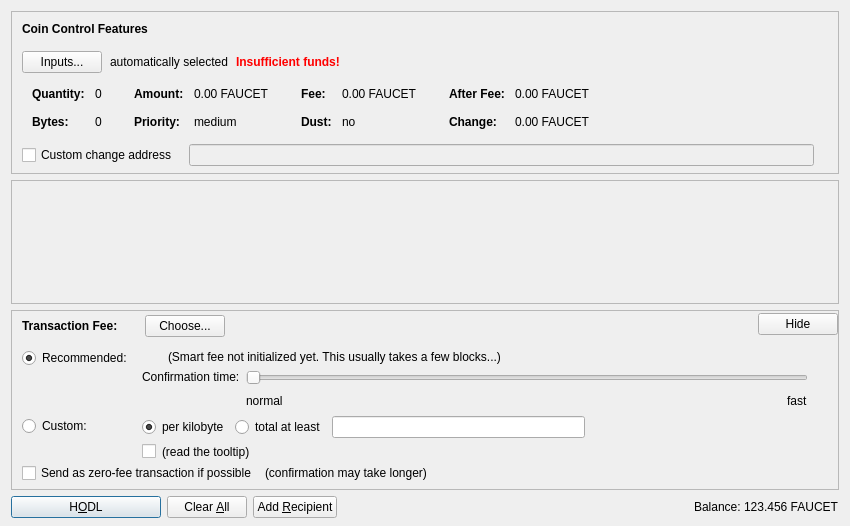
<?xml version="1.0" encoding="UTF-8"?>
<ui version="4.0">
 <class>DepositCoinsDialog</class>
 <widget class="QDialog" name="DepositCoinsDialog">
  <property name="enabled">
   <bool>true</bool>
  </property>
  <property name="geometry">
   <rect>
    <x>0</x>
    <y>0</y>
    <width>850</width>
    <height>526</height>
   </rect>
  </property>
  <property name="windowTitle">
   <string>Deposit Coins</string>
  </property>
  <layout class="QVBoxLayout" name="verticalLayout" stretch="0,1,0,0">
   <property name="bottomMargin">
    <number>8</number>
   </property>
   <item>
    <widget class="QFrame" name="frameCoinControl">
     <property name="sizePolicy">
      <sizepolicy hsizetype="Expanding" vsizetype="Expanding">
       <horstretch>0</horstretch>
       <verstretch>0</verstretch>
      </sizepolicy>
     </property>
     <property name="maximumSize">
      <size>
       <width>16777215</width>
       <height>16777215</height>
      </size>
     </property>
     <property name="frameShape">
      <enum>QFrame::StyledPanel</enum>
     </property>
     <property name="frameShadow">
      <enum>QFrame::Sunken</enum>
     </property>
     <layout class="QVBoxLayout" name="verticalLayoutCoinControl2">
      <property name="spacing">
       <number>0</number>
      </property>
      <property name="leftMargin">
       <number>0</number>
      </property>
      <property name="topMargin">
       <number>0</number>
      </property>
      <property name="rightMargin">
       <number>0</number>
      </property>
      <property name="bottomMargin">
       <number>6</number>
      </property>
      <item>
       <layout class="QVBoxLayout" name="verticalLayoutCoinControl" stretch="0,0,0,0,1">
        <property name="spacing">
         <number>0</number>
        </property>
        <property name="leftMargin">
         <number>10</number>
        </property>
        <property name="topMargin">
         <number>10</number>
        </property>
        <item>
         <layout class="QHBoxLayout" name="horizontalLayoutCoinControl1">
          <property name="bottomMargin">
           <number>15</number>
          </property>
          <item>
           <widget class="QLabel" name="labelCoinControlFeatures">
            <property name="sizePolicy">
             <sizepolicy hsizetype="Preferred" vsizetype="Maximum">
              <horstretch>0</horstretch>
              <verstretch>0</verstretch>
             </sizepolicy>
            </property>
            <property name="font">
             <font>
              <weight>75</weight>
              <bold>true</bold>
             </font>
            </property>
            <property name="styleSheet">
             <string notr="true">font-weight:bold;</string>
            </property>
            <property name="text">
             <string>Coin Control Features</string>
            </property>
           </widget>
          </item>
         </layout>
        </item>
        <item>
         <layout class="QHBoxLayout" name="horizontalLayoutCoinControl2" stretch="0,0,0,0">
          <property name="spacing">
           <number>8</number>
          </property>
          <property name="bottomMargin">
           <number>10</number>
          </property>
          <item>
           <widget class="QPushButton" name="pushButtonCoinControl">
            <property name="styleSheet">
             <string notr="true"/>
            </property>
            <property name="text">
             <string>Inputs...</string>
            </property>
            <property name="autoDefault">
             <bool>false</bool>
            </property>
           </widget>
          </item>
          <item>
           <widget class="QLabel" name="labelCoinControlAutomaticallySelected">
            <property name="text">
             <string>automatically selected</string>
            </property>
            <property name="margin">
             <number>5</number>
            </property>
           </widget>
          </item>
          <item>
           <widget class="QLabel" name="labelCoinControlInsuffFunds">
            <property name="font">
             <font>
              <weight>75</weight>
              <bold>true</bold>
             </font>
            </property>
            <property name="styleSheet">
             <string notr="true">color:red;font-weight:bold;</string>
            </property>
            <property name="text">
             <string>Insufficient funds!</string>
            </property>
            <property name="margin">
             <number>5</number>
            </property>
           </widget>
          </item>
          <item>
           <spacer name="horizontalSpacerCoinControl">
            <property name="orientation">
             <enum>Qt::Horizontal</enum>
            </property>
            <property name="sizeHint" stdset="0">
             <size>
              <width>40</width>
              <height>1</height>
             </size>
            </property>
           </spacer>
          </item>
         </layout>
        </item>
        <item>
         <widget class="QWidget" name="widgetCoinControl" native="true">
          <property name="sizePolicy">
           <sizepolicy hsizetype="Preferred" vsizetype="Preferred">
            <horstretch>0</horstretch>
            <verstretch>0</verstretch>
           </sizepolicy>
          </property>
          <property name="minimumSize">
           <size>
            <width>0</width>
            <height>0</height>
           </size>
          </property>
          <property name="styleSheet">
           <string notr="true"/>
          </property>
          <layout class="QHBoxLayout" name="horizontalLayoutCoinControl5">
           <property name="leftMargin">
            <number>0</number>
           </property>
           <property name="topMargin">
            <number>0</number>
           </property>
           <property name="rightMargin">
            <number>0</number>
           </property>
           <property name="bottomMargin">
            <number>0</number>
           </property>
           <item>
            <layout class="QHBoxLayout" name="horizontalLayoutCoinControl3" stretch="0,0,0,1">
             <property name="spacing">
              <number>20</number>
             </property>
             <property name="topMargin">
              <number>0</number>
             </property>
             <property name="bottomMargin">
              <number>10</number>
             </property>
             <item>
              <layout class="QFormLayout" name="formLayoutCoinControl1">
               <property name="horizontalSpacing">
                <number>10</number>
               </property>
               <property name="verticalSpacing">
                <number>14</number>
               </property>
               <property name="leftMargin">
                <number>10</number>
               </property>
               <property name="topMargin">
                <number>4</number>
               </property>
               <property name="rightMargin">
                <number>6</number>
               </property>
               <item row="0" column="0">
                <widget class="QLabel" name="labelCoinControlQuantityText">
                 <property name="font">
                  <font>
                   <weight>75</weight>
                   <bold>true</bold>
                  </font>
                 </property>
                 <property name="text">
                  <string>Quantity:</string>
                 </property>
                 <property name="margin">
                  <number>0</number>
                 </property>
                </widget>
               </item>
               <item row="0" column="1">
                <widget class="QLabel" name="labelCoinControlQuantity">
                 <property name="cursor">
                  <cursorShape>IBeamCursor</cursorShape>
                 </property>
                 <property name="contextMenuPolicy">
                  <enum>Qt::ActionsContextMenu</enum>
                 </property>
                 <property name="text">
                  <string notr="true">0</string>
                 </property>
                 <property name="margin">
                  <number>0</number>
                 </property>
                 <property name="textInteractionFlags">
                  <set>Qt::LinksAccessibleByMouse|Qt::TextSelectableByKeyboard|Qt::TextSelectableByMouse</set>
                 </property>
                </widget>
               </item>
               <item row="1" column="0">
                <widget class="QLabel" name="labelCoinControlBytesText">
                 <property name="font">
                  <font>
                   <weight>75</weight>
                   <bold>true</bold>
                  </font>
                 </property>
                 <property name="text">
                  <string>Bytes:</string>
                 </property>
                </widget>
               </item>
               <item row="1" column="1">
                <widget class="QLabel" name="labelCoinControlBytes">
                 <property name="cursor">
                  <cursorShape>IBeamCursor</cursorShape>
                 </property>
                 <property name="contextMenuPolicy">
                  <enum>Qt::ActionsContextMenu</enum>
                 </property>
                 <property name="text">
                  <string notr="true">0</string>
                 </property>
                 <property name="textInteractionFlags">
                  <set>Qt::LinksAccessibleByMouse|Qt::TextSelectableByKeyboard|Qt::TextSelectableByMouse</set>
                 </property>
                </widget>
               </item>
              </layout>
             </item>
             <item>
              <layout class="QFormLayout" name="formLayoutCoinControl2">
               <property name="horizontalSpacing">
                <number>10</number>
               </property>
               <property name="verticalSpacing">
                <number>14</number>
               </property>
               <property name="leftMargin">
                <number>6</number>
               </property>
               <property name="topMargin">
                <number>4</number>
               </property>
               <property name="rightMargin">
                <number>6</number>
               </property>
               <item row="0" column="0">
                <widget class="QLabel" name="labelCoinControlAmountText">
                 <property name="font">
                  <font>
                   <weight>75</weight>
                   <bold>true</bold>
                  </font>
                 </property>
                 <property name="text">
                  <string>Amount:</string>
                 </property>
                 <property name="margin">
                  <number>0</number>
                 </property>
                </widget>
               </item>
               <item row="0" column="1">
                <widget class="QLabel" name="labelCoinControlAmount">
                 <property name="cursor">
                  <cursorShape>IBeamCursor</cursorShape>
                 </property>
                 <property name="contextMenuPolicy">
                  <enum>Qt::ActionsContextMenu</enum>
                 </property>
                 <property name="text">
                  <string notr="true">0.00 FAUCET</string>
                 </property>
                 <property name="textInteractionFlags">
                  <set>Qt::LinksAccessibleByMouse|Qt::TextSelectableByKeyboard|Qt::TextSelectableByMouse</set>
                 </property>
                </widget>
               </item>
               <item row="1" column="0">
                <widget class="QLabel" name="labelCoinControlPriorityText">
                 <property name="font">
                  <font>
                   <weight>75</weight>
                   <bold>true</bold>
                  </font>
                 </property>
                 <property name="text">
                  <string>Priority:</string>
                 </property>
                </widget>
               </item>
               <item row="1" column="1">
                <widget class="QLabel" name="labelCoinControlPriority">
                 <property name="cursor">
                  <cursorShape>IBeamCursor</cursorShape>
                 </property>
                 <property name="contextMenuPolicy">
                  <enum>Qt::ActionsContextMenu</enum>
                 </property>
                 <property name="text">
                  <string notr="true">medium</string>
                 </property>
                 <property name="textInteractionFlags">
                  <set>Qt::LinksAccessibleByMouse|Qt::TextSelectableByKeyboard|Qt::TextSelectableByMouse</set>
                 </property>
                </widget>
               </item>
              </layout>
             </item>
             <item>
              <layout class="QFormLayout" name="formLayoutCoinControl3">
               <property name="horizontalSpacing">
                <number>10</number>
               </property>
               <property name="verticalSpacing">
                <number>14</number>
               </property>
               <property name="leftMargin">
                <number>6</number>
               </property>
               <property name="topMargin">
                <number>4</number>
               </property>
               <property name="rightMargin">
                <number>6</number>
               </property>
               <item row="0" column="0">
                <widget class="QLabel" name="labelCoinControlFeeText">
                 <property name="font">
                  <font>
                   <weight>75</weight>
                   <bold>true</bold>
                  </font>
                 </property>
                 <property name="text">
                  <string>Fee:</string>
                 </property>
                 <property name="margin">
                  <number>0</number>
                 </property>
                </widget>
               </item>
               <item row="0" column="1">
                <widget class="QLabel" name="labelCoinControlFee">
                 <property name="cursor">
                  <cursorShape>IBeamCursor</cursorShape>
                 </property>
                 <property name="contextMenuPolicy">
                  <enum>Qt::ActionsContextMenu</enum>
                 </property>
                 <property name="text">
                  <string notr="true">0.00 FAUCET</string>
                 </property>
                 <property name="textInteractionFlags">
                  <set>Qt::LinksAccessibleByMouse|Qt::TextSelectableByKeyboard|Qt::TextSelectableByMouse</set>
                 </property>
                </widget>
               </item>
               <item row="1" column="0">
                <widget class="QLabel" name="labelCoinControlLowOutputText">
                 <property name="font">
                  <font>
                   <weight>75</weight>
                   <bold>true</bold>
                  </font>
                 </property>
                 <property name="text">
                  <string>Dust:</string>
                 </property>
                </widget>
               </item>
               <item row="1" column="1">
                <widget class="QLabel" name="labelCoinControlLowOutput">
                 <property name="cursor">
                  <cursorShape>IBeamCursor</cursorShape>
                 </property>
                 <property name="contextMenuPolicy">
                  <enum>Qt::ActionsContextMenu</enum>
                 </property>
                 <property name="text">
                  <string notr="true">no</string>
                 </property>
                 <property name="textInteractionFlags">
                  <set>Qt::LinksAccessibleByMouse|Qt::TextSelectableByKeyboard|Qt::TextSelectableByMouse</set>
                 </property>
                </widget>
               </item>
              </layout>
             </item>
             <item>
              <layout class="QFormLayout" name="formLayoutCoinControl4">
               <property name="horizontalSpacing">
                <number>10</number>
               </property>
               <property name="verticalSpacing">
                <number>14</number>
               </property>
               <property name="leftMargin">
                <number>6</number>
               </property>
               <property name="topMargin">
                <number>4</number>
               </property>
               <property name="rightMargin">
                <number>6</number>
               </property>
               <item row="0" column="0">
                <widget class="QLabel" name="labelCoinControlAfterFeeText">
                 <property name="font">
                  <font>
                   <weight>75</weight>
                   <bold>true</bold>
                  </font>
                 </property>
                 <property name="text">
                  <string>After Fee:</string>
                 </property>
                 <property name="margin">
                  <number>0</number>
                 </property>
                </widget>
               </item>
               <item row="0" column="1">
                <widget class="QLabel" name="labelCoinControlAfterFee">
                 <property name="cursor">
                  <cursorShape>IBeamCursor</cursorShape>
                 </property>
                 <property name="contextMenuPolicy">
                  <enum>Qt::ActionsContextMenu</enum>
                 </property>
                 <property name="text">
                  <string notr="true">0.00 FAUCET</string>
                 </property>
                 <property name="textInteractionFlags">
                  <set>Qt::LinksAccessibleByMouse|Qt::TextSelectableByKeyboard|Qt::TextSelectableByMouse</set>
                 </property>
                </widget>
               </item>
               <item row="1" column="0">
                <widget class="QLabel" name="labelCoinControlChangeText">
                 <property name="font">
                  <font>
                   <weight>75</weight>
                   <bold>true</bold>
                  </font>
                 </property>
                 <property name="text">
                  <string>Change:</string>
                 </property>
                </widget>
               </item>
               <item row="1" column="1">
                <widget class="QLabel" name="labelCoinControlChange">
                 <property name="cursor">
                  <cursorShape>IBeamCursor</cursorShape>
                 </property>
                 <property name="contextMenuPolicy">
                  <enum>Qt::ActionsContextMenu</enum>
                 </property>
                 <property name="text">
                  <string notr="true">0.00 FAUCET</string>
                 </property>
                 <property name="textInteractionFlags">
                  <set>Qt::LinksAccessibleByMouse|Qt::TextSelectableByKeyboard|Qt::TextSelectableByMouse</set>
                 </property>
                </widget>
               </item>
              </layout>
             </item>
            </layout>
           </item>
          </layout>
         </widget>
        </item>
        <item>
         <layout class="QHBoxLayout" name="horizontalLayoutCoinControl4" stretch="0,0,0">
          <property name="spacing">
           <number>12</number>
          </property>
          <property name="sizeConstraint">
           <enum>QLayout::SetDefaultConstraint</enum>
          </property>
          <property name="topMargin">
           <number>5</number>
          </property>
          <property name="rightMargin">
           <number>5</number>
          </property>
          <item>
           <widget class="QCheckBox" name="checkBoxCoinControlChange">
            <property name="toolTip">
             <string>If this is activated, but the change address is empty or invalid, change will be sent to a newly generated address.</string>
            </property>
            <property name="text">
             <string>Custom change address</string>
            </property>
           </widget>
          </item>
          <item>
           <widget class="QValidatedLineEdit" name="lineEditCoinControlChange">
            <property name="enabled">
             <bool>false</bool>
            </property>
            <property name="sizePolicy">
             <sizepolicy hsizetype="Expanding" vsizetype="Fixed">
              <horstretch>0</horstretch>
              <verstretch>0</verstretch>
             </sizepolicy>
            </property>
           </widget>
          </item>
          <item>
           <widget class="QLabel" name="labelCoinControlChangeLabel">
            <property name="sizePolicy">
             <sizepolicy hsizetype="Preferred" vsizetype="Expanding">
              <horstretch>0</horstretch>
              <verstretch>0</verstretch>
             </sizepolicy>
            </property>
            <property name="minimumSize">
             <size>
              <width>0</width>
              <height>0</height>
             </size>
            </property>
            <property name="text">
             <string/>
            </property>
            <property name="margin">
             <number>3</number>
            </property>
           </widget>
          </item>
         </layout>
        </item>
        <item>
         <spacer name="verticalSpacerCoinControl">
          <property name="orientation">
           <enum>Qt::Vertical</enum>
          </property>
          <property name="sizeHint" stdset="0">
           <size>
            <width>800</width>
            <height>1</height>
           </size>
          </property>
         </spacer>
        </item>
       </layout>
      </item>
     </layout>
    </widget>
   </item>
   <item>
    <widget class="QScrollArea" name="scrollArea">
     <property name="widgetResizable">
      <bool>true</bool>
     </property>
     <widget class="QWidget" name="scrollAreaWidgetContents">
      <property name="geometry">
       <rect>
        <x>0</x>
        <y>0</y>
        <width>830</width>
        <height>68</height>
       </rect>
      </property>
      <layout class="QVBoxLayout" name="verticalLayout_2" stretch="0,1">
       <property name="leftMargin">
        <number>0</number>
       </property>
       <property name="topMargin">
        <number>0</number>
       </property>
       <property name="rightMargin">
        <number>0</number>
       </property>
       <property name="bottomMargin">
        <number>0</number>
       </property>
       <item>
        <layout class="QVBoxLayout" name="entries">
         <property name="spacing">
          <number>6</number>
         </property>
        </layout>
       </item>
       <item>
        <spacer name="verticalSpacer">
         <property name="orientation">
          <enum>Qt::Vertical</enum>
         </property>
         <property name="sizeHint" stdset="0">
          <size>
           <width>20</width>
           <height>40</height>
          </size>
         </property>
        </spacer>
       </item>
      </layout>
     </widget>
    </widget>
   </item>
   <item>
    <widget class="QFrame" name="frameFee">
     <property name="sizePolicy">
      <sizepolicy hsizetype="Expanding" vsizetype="Expanding">
       <horstretch>0</horstretch>
       <verstretch>0</verstretch>
      </sizepolicy>
     </property>
     <property name="maximumSize">
      <size>
       <width>16777215</width>
       <height>16777215</height>
      </size>
     </property>
     <property name="frameShape">
      <enum>QFrame::StyledPanel</enum>
     </property>
     <property name="frameShadow">
      <enum>QFrame::Sunken</enum>
     </property>
     <layout class="QVBoxLayout" name="verticalLayoutFee1">
      <property name="spacing">
       <number>0</number>
      </property>
      <property name="leftMargin">
       <number>0</number>
      </property>
      <property name="topMargin">
       <number>0</number>
      </property>
      <property name="rightMargin">
       <number>0</number>
      </property>
      <property name="bottomMargin">
       <number>0</number>
      </property>
      <item>
       <layout class="QVBoxLayout" name="verticalLayoutFee2" stretch="0,0,0">
        <property name="spacing">
         <number>0</number>
        </property>
        <property name="leftMargin">
         <number>10</number>
        </property>
        <property name="topMargin">
         <number>0</number>
        </property>
        <item>
         <layout class="QHBoxLayout" name="horizontalLayoutFee1">
          <property name="bottomMargin">
           <number>0</number>
          </property>
          <item>
           <layout class="QVBoxLayout" name="verticalLayoutFee7">
            <property name="spacing">
             <number>0</number>
            </property>
            <item>
             <spacer name="verticalSpacerSmartFee">
              <property name="orientation">
               <enum>Qt::Vertical</enum>
              </property>
              <property name="sizeType">
               <enum>QSizePolicy::Fixed</enum>
              </property>
              <property name="sizeHint" stdset="0">
               <size>
                <width>1</width>
                <height>4</height>
               </size>
              </property>
             </spacer>
            </item>
            <item>
             <layout class="QHBoxLayout" name="horizontalLayoutSmartFee">
              <property name="spacing">
               <number>10</number>
              </property>
              <item>
               <widget class="QLabel" name="labelFeeHeadline">
                <property name="sizePolicy">
                 <sizepolicy hsizetype="Preferred" vsizetype="Maximum">
                  <horstretch>0</horstretch>
                  <verstretch>0</verstretch>
                 </sizepolicy>
                </property>
                <property name="font">
                 <font>
                  <weight>75</weight>
                  <bold>true</bold>
                 </font>
                </property>
                <property name="styleSheet">
                 <string notr="true">font-weight:bold;</string>
                </property>
                <property name="text">
                 <string>Transaction Fee:</string>
                </property>
               </widget>
              </item>
              <item>
               <widget class="QLabel" name="labelFeeMinimized">
                <property name="text">
                 <string/>
                </property>
               </widget>
              </item>
              <item>
               <widget class="QPushButton" name="buttonChooseFee">
                <property name="text">
                 <string>Choose...</string>
                </property>
               </widget>
              </item>
             </layout>
            </item>
            <item>
             <spacer name="verticalSpacer_5">
              <property name="orientation">
               <enum>Qt::Vertical</enum>
              </property>
              <property name="sizeHint" stdset="0">
               <size>
                <width>1</width>
                <height>1</height>
               </size>
              </property>
             </spacer>
            </item>
           </layout>
          </item>
          <item>
           <spacer name="horizontalSpacer_4">
            <property name="orientation">
             <enum>Qt::Horizontal</enum>
            </property>
            <property name="sizeHint" stdset="0">
             <size>
              <width>40</width>
              <height>20</height>
             </size>
            </property>
           </spacer>
          </item>
          <item>
           <widget class="QPushButton" name="buttonMinimizeFee">
            <property name="toolTip">
             <string>collapse fee-settings</string>
            </property>
            <property name="text">
             <string>Hide</string>
            </property>
           </widget>
          </item>
         </layout>
        </item>
        <item>
         <widget class="QFrame" name="frameFeeSelection">
          <layout class="QVBoxLayout" name="verticalLayoutFee12">
           <property name="spacing">
            <number>0</number>
           </property>
           <property name="leftMargin">
            <number>0</number>
           </property>
           <property name="topMargin">
            <number>0</number>
           </property>
           <property name="rightMargin">
            <number>0</number>
           </property>
           <property name="bottomMargin">
            <number>0</number>
           </property>
           <item>
            <layout class="QGridLayout" name="gridLayoutFee">
             <property name="topMargin">
              <number>10</number>
             </property>
             <property name="bottomMargin">
              <number>4</number>
             </property>
             <property name="horizontalSpacing">
              <number>10</number>
             </property>
             <property name="verticalSpacing">
              <number>4</number>
             </property>
             <item row="1" column="1">
              <layout class="QVBoxLayout" name="verticalLayoutFee8">
               <property name="spacing">
                <number>6</number>
               </property>
               <item>
                <layout class="QHBoxLayout" name="horizontalLayoutFee13">
                 <item>
                  <widget class="QRadioButton" name="radioCustomPerKilobyte">
                   <property name="toolTip">
                    <string>If the custom fee is set to 1000 satoshis and the transaction is only 250 bytes, then &quot;per kilobyte&quot; only pays 250 satoshis in fee, while &quot;total at least&quot; pays 1000 satoshis. For transactions bigger than a kilobyte both pay by kilobyte.</string>
                   </property>
                   <property name="text">
                    <string>per kilobyte</string>
                   </property>
                   <property name="checked">
                    <bool>true</bool>
                   </property>
                   <attribute name="buttonGroup">
                    <string notr="true">groupCustomFee</string>
                   </attribute>
                  </widget>
                 </item>
                 <item>
                  <widget class="QRadioButton" name="radioCustomAtLeast">
                   <property name="toolTip">
                    <string>If the custom fee is set to 1000 satoshis and the transaction is only 250 bytes, then &quot;per kilobyte&quot; only pays 250 satoshis in fee, while &quot;total at least&quot; pays 1000 satoshis. For transactions bigger than a kilobyte both pay by kilobyte.</string>
                   </property>
                   <property name="text">
                    <string>total at least</string>
                   </property>
                   <attribute name="buttonGroup">
                    <string notr="true">groupCustomFee</string>
                   </attribute>
                  </widget>
                 </item>
                 <item>
                  <widget class="BitcoinAmountField" name="customFee"/>
                 </item>
                 <item>
                  <spacer name="horizontalSpacer_6">
                   <property name="orientation">
                    <enum>Qt::Horizontal</enum>
                   </property>
                   <property name="sizeHint" stdset="0">
                    <size>
                     <width>1</width>
                     <height>1</height>
                    </size>
                   </property>
                  </spacer>
                 </item>
                </layout>
               </item>
               <item>
                <layout class="QHBoxLayout" name="horizontalLayoutFee8">
                 <item>
                  <widget class="QCheckBox" name="checkBoxMinimumFee">
                   <property name="toolTip">
                    <string>Paying only the minimum fee is just fine as long as there is less transaction volume than space in the blocks. But be aware that this can end up in a never confirming transaction once there is more demand for bitcoin transactions than the network can process.</string>
                   </property>
                   <property name="text">
                    <string/>
                   </property>
                  </widget>
                 </item>
                 <item>
                  <widget class="QLabel" name="labelMinFeeWarning">
                   <property name="enabled">
                    <bool>true</bool>
                   </property>
                   <property name="toolTip">
                    <string>Paying only the minimum fee is just fine as long as there is less transaction volume than space in the blocks. But be aware that this can end up in a never confirming transaction once there is more demand for bitcoin transactions than the network can process.</string>
                   </property>
                   <property name="text">
                    <string>(read the tooltip)</string>
                   </property>
                   <property name="margin">
                    <number>5</number>
                   </property>
                  </widget>
                 </item>
                 <item>
                  <spacer name="horizontalSpacer_2">
                   <property name="orientation">
                    <enum>Qt::Horizontal</enum>
                   </property>
                   <property name="sizeHint" stdset="0">
                    <size>
                     <width>1</width>
                     <height>1</height>
                    </size>
                   </property>
                  </spacer>
                 </item>
                </layout>
               </item>
              </layout>
             </item>
             <item row="0" column="0">
              <layout class="QVBoxLayout" name="verticalLayoutFee4" stretch="0,1">
               <item>
                <widget class="QRadioButton" name="radioSmartFee">
                 <property name="text">
                  <string>Recommended:</string>
                 </property>
                 <property name="checked">
                  <bool>true</bool>
                 </property>
                 <attribute name="buttonGroup">
                  <string notr="true">groupFee</string>
                 </attribute>
                </widget>
               </item>
               <item>
                <spacer name="verticalSpacer_2">
                 <property name="orientation">
                  <enum>Qt::Vertical</enum>
                 </property>
                 <property name="sizeHint" stdset="0">
                  <size>
                   <width>1</width>
                   <height>1</height>
                  </size>
                 </property>
                </spacer>
               </item>
              </layout>
             </item>
             <item row="1" column="0">
              <layout class="QVBoxLayout" name="verticalLayoutFee9" stretch="0,1">
               <item>
                <widget class="QRadioButton" name="radioCustomFee">
                 <property name="text">
                  <string>Custom:</string>
                 </property>
                 <attribute name="buttonGroup">
                  <string notr="true">groupFee</string>
                 </attribute>
                </widget>
               </item>
               <item>
                <spacer name="verticalSpacer_6">
                 <property name="orientation">
                  <enum>Qt::Vertical</enum>
                 </property>
                 <property name="sizeHint" stdset="0">
                  <size>
                   <width>1</width>
                   <height>1</height>
                  </size>
                 </property>
                </spacer>
               </item>
              </layout>
             </item>
             <item row="0" column="1">
              <layout class="QVBoxLayout" name="verticalLayoutFee3" stretch="0,0,1">
               <property name="spacing">
                <number>6</number>
               </property>
               <property name="topMargin">
                <number>2</number>
               </property>
               <item>
                <layout class="QHBoxLayout" name="horizontalLayoutFee12">
                 <item>
                  <widget class="QLabel" name="labelSmartFee">
                   <property name="text">
                    <string/>
                   </property>
                   <property name="margin">
                    <number>2</number>
                   </property>
                  </widget>
                 </item>
                 <item>
                  <widget class="QLabel" name="labelFeeEstimation">
                   <property name="text">
                    <string/>
                   </property>
                  </widget>
                 </item>
                 <item>
                  <widget class="QLabel" name="labelSmartFee2">
                   <property name="text">
                    <string>(Smart fee not initialized yet. This usually takes a few blocks...)</string>
                   </property>
                   <property name="margin">
                    <number>2</number>
                   </property>
                  </widget>
                 </item>
                 <item>
                  <spacer name="horizontalSpacer_5">
                   <property name="orientation">
                    <enum>Qt::Horizontal</enum>
                   </property>
                   <property name="sizeHint" stdset="0">
                    <size>
                     <width>1</width>
                     <height>1</height>
                    </size>
                   </property>
                  </spacer>
                 </item>
                </layout>
               </item>
               <item>
                <layout class="QHBoxLayout" name="horizontalLayoutFee9">
                 <item>
                  <layout class="QVBoxLayout" name="verticalLayoutFee6">
                   <item>
                    <widget class="QLabel" name="labelSmartFee3">
                     <property name="text">
                      <string>Confirmation time:</string>
                     </property>
                     <property name="margin">
                      <number>2</number>
                     </property>
                    </widget>
                   </item>
                   <item>
                    <spacer name="verticalSpacer_3">
                     <property name="orientation">
                      <enum>Qt::Vertical</enum>
                     </property>
                     <property name="sizeHint" stdset="0">
                      <size>
                       <width>1</width>
                       <height>1</height>
                      </size>
                     </property>
                    </spacer>
                   </item>
                  </layout>
                 </item>
                 <item>
                  <layout class="QVBoxLayout" name="verticalLayoutFee5">
                   <property name="rightMargin">
                    <number>30</number>
                   </property>
                   <item>
                    <widget class="QSlider" name="sliderSmartFee">
                     <property name="minimum">
                      <number>0</number>
                     </property>
                     <property name="maximum">
                      <number>24</number>
                     </property>
                     <property name="pageStep">
                      <number>1</number>
                     </property>
                     <property name="value">
                      <number>0</number>
                     </property>
                     <property name="orientation">
                      <enum>Qt::Horizontal</enum>
                     </property>
                     <property name="invertedAppearance">
                      <bool>false</bool>
                     </property>
                     <property name="invertedControls">
                      <bool>false</bool>
                     </property>
                     <property name="tickPosition">
                      <enum>QSlider::NoTicks</enum>
                     </property>
                    </widget>
                   </item>
                   <item>
                    <layout class="QHBoxLayout" name="horizontalLayoutFee10">
                     <item>
                      <widget class="QLabel" name="labelSmartFeeNormal">
                       <property name="text">
                        <string>normal</string>
                       </property>
                      </widget>
                     </item>
                     <item>
                      <spacer name="horizontalSpacer_3">
                       <property name="orientation">
                        <enum>Qt::Horizontal</enum>
                       </property>
                       <property name="sizeHint" stdset="0">
                        <size>
                         <width>40</width>
                         <height>20</height>
                        </size>
                       </property>
                      </spacer>
                     </item>
                     <item>
                      <widget class="QLabel" name="labelSmartFeeFast">
                       <property name="text">
                        <string>fast</string>
                       </property>
                      </widget>
                     </item>
                    </layout>
                   </item>
                  </layout>
                 </item>
                </layout>
               </item>
               <item>
                <spacer name="verticalSpacer_4">
                 <property name="orientation">
                  <enum>Qt::Vertical</enum>
                 </property>
                 <property name="sizeHint" stdset="0">
                  <size>
                   <width>1</width>
                   <height>1</height>
                  </size>
                 </property>
                </spacer>
               </item>
              </layout>
             </item>
            </layout>
           </item>
           <item>
            <layout class="QHBoxLayout" name="horizontalLayoutFee5" stretch="0,0,0">
             <property name="spacing">
              <number>8</number>
             </property>
             <property name="bottomMargin">
              <number>4</number>
             </property>
             <item>
              <widget class="QCheckBox" name="checkBoxFreeTx">
               <property name="text">
                <string>Send as zero-fee transaction if possible</string>
               </property>
              </widget>
             </item>
             <item>
              <widget class="QLabel" name="labelFreeTx">
               <property name="text">
                <string>(confirmation may take longer)</string>
               </property>
               <property name="margin">
                <number>5</number>
               </property>
              </widget>
             </item>
             <item>
              <spacer name="horizontalSpacerFee5">
               <property name="orientation">
                <enum>Qt::Horizontal</enum>
               </property>
               <property name="sizeHint" stdset="0">
                <size>
                 <width>1</width>
                 <height>1</height>
                </size>
               </property>
              </spacer>
             </item>
            </layout>
           </item>
           <item>
            <spacer name="verticalSpacerFee2">
             <property name="orientation">
              <enum>Qt::Vertical</enum>
             </property>
             <property name="sizeHint" stdset="0">
              <size>
               <width>1</width>
               <height>1</height>
              </size>
             </property>
            </spacer>
           </item>
          </layout>
         </widget>
        </item>
        <item>
         <spacer name="verticalSpacerFee">
          <property name="orientation">
           <enum>Qt::Vertical</enum>
          </property>
          <property name="sizeHint" stdset="0">
           <size>
            <width>800</width>
            <height>1</height>
           </size>
          </property>
         </spacer>
        </item>
       </layout>
      </item>
     </layout>
    </widget>
   </item>
   <item>
    <layout class="QHBoxLayout" name="horizontalLayout">
     <item>
      <widget class="QPushButton" name="sendButton">
       <property name="minimumSize">
        <size>
         <width>150</width>
         <height>0</height>
        </size>
       </property>
       <property name="toolTip">
        <string>Confirm the send action</string>
       </property>
       <property name="text">
        <string>H&amp;ODL</string>
       </property>
       <property name="icon">
        <iconset resource="../bitcoin.qrc">
         <normaloff>:/icons/send</normaloff>:/icons/send</iconset>
       </property>
       <property name="autoDefault">
        <bool>false</bool>
       </property>
       <property name="default">
        <bool>true</bool>
       </property>
      </widget>
     </item>
     <item>
      <widget class="QPushButton" name="clearButton">
       <property name="sizePolicy">
        <sizepolicy hsizetype="Minimum" vsizetype="Fixed">
         <horstretch>0</horstretch>
         <verstretch>0</verstretch>
        </sizepolicy>
       </property>
       <property name="toolTip">
        <string>Clear all fields of the form.</string>
       </property>
       <property name="text">
        <string>Clear &amp;All</string>
       </property>
       <property name="icon">
        <iconset resource="../bitcoin.qrc">
         <normaloff>:/icons/remove</normaloff>:/icons/remove</iconset>
       </property>
       <property name="autoDefault">
        <bool>false</bool>
       </property>
      </widget>
     </item>
     <item>
      <widget class="QPushButton" name="addButton">
       <property name="toolTip">
        <string>Send to multiple recipients at once</string>
       </property>
       <property name="text">
        <string>Add &amp;Recipient</string>
       </property>
       <property name="icon">
        <iconset resource="../bitcoin.qrc">
         <normaloff>:/icons/add</normaloff>:/icons/add</iconset>
       </property>
       <property name="autoDefault">
        <bool>false</bool>
       </property>
      </widget>
     </item>
     <item>
      <spacer name="horizontalSpacer">
       <property name="orientation">
        <enum>Qt::Horizontal</enum>
       </property>
       <property name="sizeHint" stdset="0">
        <size>
         <width>40</width>
         <height>20</height>
        </size>
       </property>
      </spacer>
     </item>
     <item>
      <layout class="QHBoxLayout" name="horizontalLayout_2">
       <property name="spacing">
        <number>3</number>
       </property>
       <item>
        <widget class="QLabel" name="label">
         <property name="sizePolicy">
          <sizepolicy hsizetype="Preferred" vsizetype="Fixed">
           <horstretch>0</horstretch>
           <verstretch>0</verstretch>
          </sizepolicy>
         </property>
         <property name="text">
          <string>Balance:</string>
         </property>
        </widget>
       </item>
       <item>
        <widget class="QLabel" name="labelBalance">
         <property name="sizePolicy">
          <sizepolicy hsizetype="Preferred" vsizetype="Fixed">
           <horstretch>0</horstretch>
           <verstretch>0</verstretch>
          </sizepolicy>
         </property>
         <property name="cursor">
          <cursorShape>IBeamCursor</cursorShape>
         </property>
         <property name="text">
          <string notr="true">123.456 FAUCET</string>
         </property>
         <property name="textInteractionFlags">
          <set>Qt::LinksAccessibleByMouse|Qt::TextSelectableByKeyboard|Qt::TextSelectableByMouse</set>
         </property>
        </widget>
       </item>
      </layout>
     </item>
    </layout>
   </item>
  </layout>
 </widget>
 <customwidgets>
  <customwidget>
   <class>QValidatedLineEdit</class>
   <extends>QLineEdit</extends>
   <header>qvalidatedlineedit.h</header>
  </customwidget>
  <customwidget>
   <class>BitcoinAmountField</class>
   <extends>QLineEdit</extends>
   <header>bitcoinamountfield.h</header>
   <container>1</container>
  </customwidget>
 </customwidgets>
 <resources>
  <include location="../bitcoin.qrc"/>
 </resources>
 <connections/>
 <buttongroups>
  <buttongroup name="groupFee"/>
  <buttongroup name="groupCustomFee"/>
 </buttongroups>
</ui>
